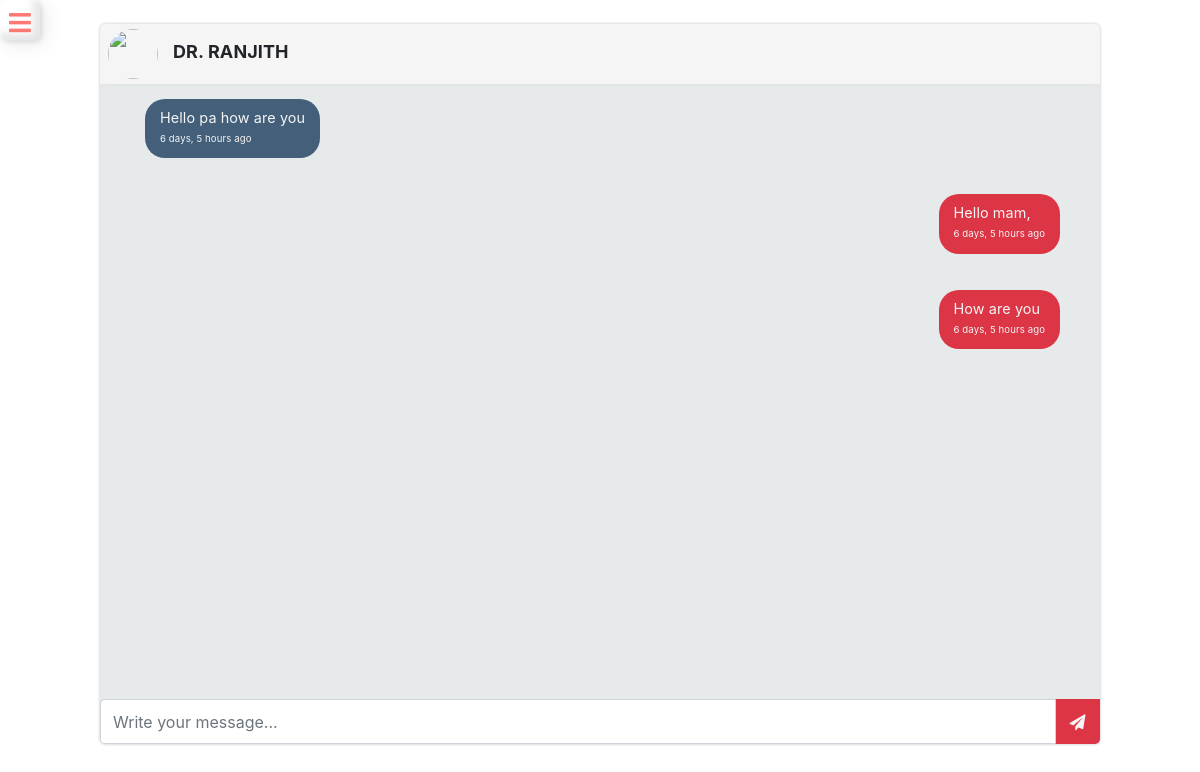
The page /chat/20 (signed in) on the database as committed earlier.
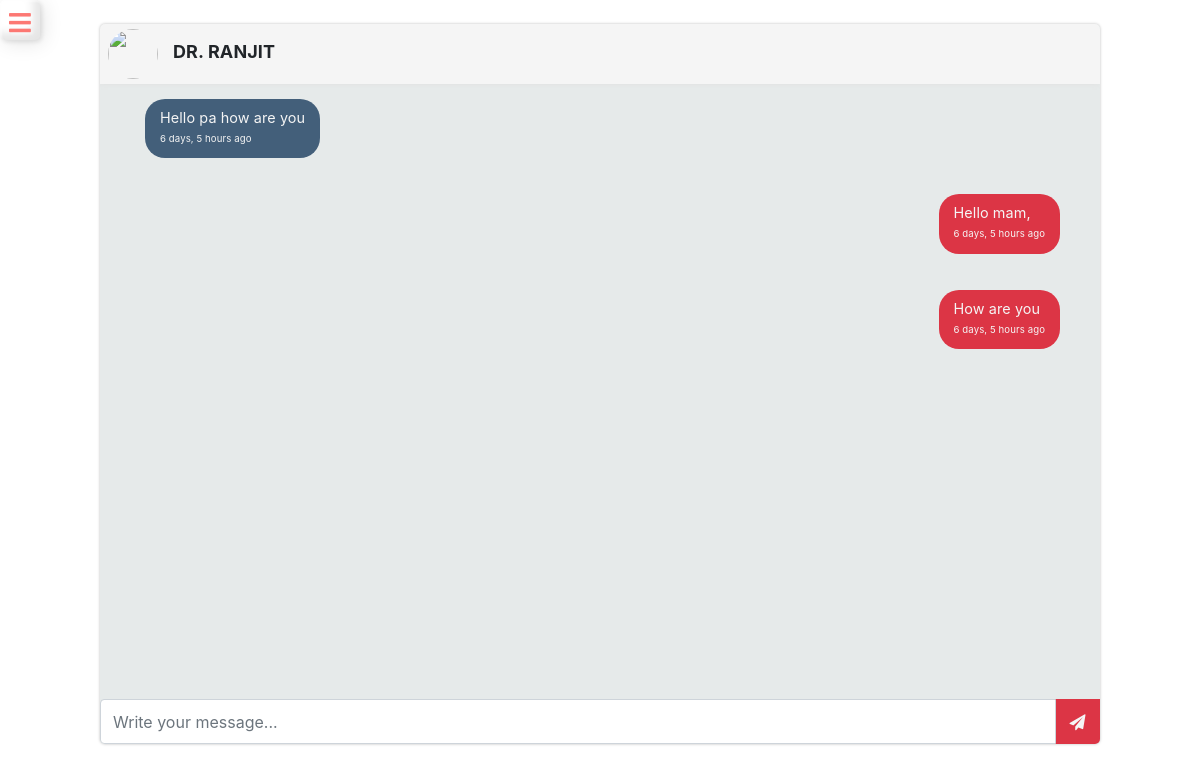
The same page on the database as committed later.
### schoolapp/models.py (models this page shows, shortened)
class StudentDetails(models.Model):
    user_id = models.IntegerField(blank = True, null=True)
    profile_image = models.ImageField(upload_to='media/profile',blank=True,null=True)
    student = models.OneToOneField(User, on_delete=models.CASCADE)
    full_name = models.CharField(max_length=100)
    roll_no = models.CharField(max_length=100)
    stu_class = models.IntegerField()
    date_of_birth = models.DateField( blank=True, null=True)
    gender = models.CharField(max_length=10,blank=True, null=True)
    street = models.CharField(max_length=100, blank=True, null=True )
    city = models.CharField(max_length=50, blank=True, null=True )
    state = models.CharField(max_length=50, blank=True, null=True )
    zip_code = models.CharField(max_length=10, blank=True, null=True )
    phone_number = models.CharField(max_length=15, blank=True, null=True )
    email = models.EmailField(blank=True, null=True )
    father_name = models.CharField(max_length=50, blank=True, null=True )
    father_contact = models.CharField(max_length=15, blank=True, null=True )
    mother_name = models.CharField(max_length=50, blank=True, null=True )
    mother_contact = models.CharField(max_length=15, blank=True, null=True )# Contact Information
    phone_number = models.CharField(max_length=15, blank=True, null=True)
    email = models.EmailField(blank=True, null=True)
    father_name = models.CharField(max_length=50, blank=True, null=True)
    father_contact = models.CharField(max_length=15, blank=True, null=True)
    mother_name = models.CharField(max_length=50, blank=True, null=True)
    mother_contact = models.CharField(max_length=15, blank=True, null=True)

### schoolapp/views.py (the view)
# urls.py: path("chat/<int:id>",views.chat_page,name="chat"),
@login_required(login_url="signin")
def chat_page(request,id):
    sender = request.user
    receiver = User.objects.get(id=id)
    receiver_bio = StudentDetails.objects.get(user_id = receiver.id)
    sender_bio = StudentDetails.objects.get(user_id = sender.id)
    if request.method == 'POST':
        content = request.POST['content']
        Message(sender=sender, receiver=receiver, senderid=sender.id, receiverid = receiver.id , content=content).save()
    messages = Message.objects.filter(sender=sender, receiver=receiver) | Message.objects.filter(sender=receiver, receiver=sender)
    messages = messages.order_by('created_at')
    context = {
        "sender":sender,
        "receiver_bio" : receiver_bio,
        "sender_bio" : sender_bio,
        "messages" : messages
    }
    return render(request,"chatting-page.html",context=context)

### templates/chatting-page.html (shortened to what this page needs)
{% extends "base.html" %}
{% load static %}
{% block csscode %}
<link href="//maxcdn.bootstrapcdn.com/bootstrap/4.0.0/css/bootstrap.min.css" rel="stylesheet" id="bootstrap-css">
<link href="https://stackpath.bootstrapcdn.com/font-awesome/4.7.0/css/font-awesome.min.css" rel="stylesheet"
>
<link href='http://onesignal.github.io/emoji-picker/lib/css/emoji.css' rel='stylesheet' type='text/css'>
{% endblock csscode %}
{% block body %}
<div id="framechat">
    <div class="content">
        <div class="header d-flex px-2">
            {% if receiver_bio.profile_image %}
            <img src="{{receiver_bio.profile_image.url}}" alt="" />
            {% else %}
            <img src="https://cdn-icons-png.flaticon.com/512/3135/3135715.png" alt="" />
            {% endif %}
            <p>{{receiver_bio.full_name}}</p>
        </div>
        <div class="messages">
            <ul>
                {% for message in messages %}
                {% if message.sender == request.user %}
                <li class="sent">
                    <p class="bg-danger">{{message.content}} <br><span>{{message.created_at|timesince}} ago</span></p>
                </li>
                {% else %}
                <li class="replies">
                    <p>{{message.content}} <br><span>{{message.created_at|timesince}} ago</span></p>
                </li>
                {% endif %}
                {% endfor %}
            </ul>
        </div>
        <div class="message-input">
            <div class="wrap">
                <form method="post" action="{% url 'chat' receiver_bio.user_id %}">
                    <div class="input-group">
                        <input type="text" placeholder="Write your message..." data-emojiable="true"
                            class="form-control" name="content" />
                        <button class="submit bg-danger" type="submit"><i class="fa fa-paper-plane"
                                aria-hidden="true"></i></button>
                    </div>
                </form>
            </div>
        </div>
    </div>
</div>
{% endblock body %}

Rows that differ between the two databases and show on the page:
changed StudentDetails: full_name "DR. RANJITH" → "DR. RANJIT"
